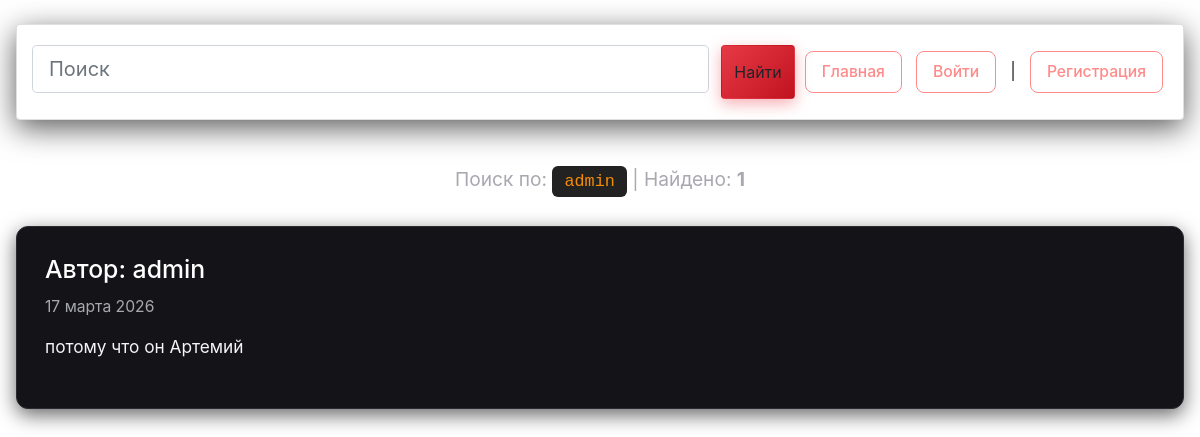
/posts/?filter=author&q=admin, run on the app's committed database.
### posts/models.py (models this page shows, shortened)
class Post(models.Model):
    title = models.CharField(max_length=255)
    text = models.TextField()
    pub_date = models.DateTimeField(auto_now_add=True)
    author = models.ForeignKey(
        User,
        on_delete=models.CASCADE,
        related_name='posts'
    )

### posts/views.py (the view)
# urls.py: path('', views.filter, name='filter'),
def filter(request):
    context = {}
    flag_search = False
    index = 'posts/index.html'
    get_data = request.GET
    if get_data.get('filter'):
        if get_data['filter'] == 'author':
            if get_data.get('q'):
                quest = get_data['q'].split(' ')
                query = Q()
                for part in quest:
                    query &= (
                        Q(author__first_name__icontains=part) |
                        Q(author__last_name__icontains=part)
                    )
                posts_result = Post.objects.filter(query)
                if posts_result:
                    flag_search = True
                    context['filter'] = get_data['filter']
                    context['quest'] = ' '.join(quest)
                    context['posts'] = posts_result
    context['title'] = 'Поиск по автору'
    context['search'] = flag_search
    return render(request, index, context)

### posts/templates/posts/index.html (shortened to what this page needs)
{% load static %}
<!DOCTYPE html>
<html lang="ru">
<head>
    <link rel="stylesheet" href="{% static 'index.css' %}">
    <link rel="stylesheet"
          href="https://stackpath.bootstrapcdn.com/bootstrap/4.4.1/css/bootstrap.min.css"
>
</head>
<body>
  <div class="card">
      <div class="card-body">
        <form class="form-inline" action="/">
          <div class="form-row">
            <input name="q" class="form-control form-control-lg" type="search"
                   placeholder="Поиск" {% if keyword %}value="{{ keyword }}"{% endif %}>
            <button class="btn" type="submit">Найти</button>
          </div>
          <div class="name">
            <a href="{% url 'main:index' %}">Главная</a>
            {% if user.is_authenticated %}
              <a href="{% url 'profile:main' %}">{{ user.username }}</a>
              <a href="{% url 'posts:create' %}" class="btn-create-post">
                + Создать статью
              </a>
              <a href="{% url 'users:logout' %}">Выйти</a>
            {% else %}
              <a href="{% url 'users:login' %}">Войти</a> |
              <a href="{% url 'users:register' %}">Регистрация</a>
            {% endif %}
          </div>
        </form>
      </div>
  </div>
  {% if search %}
    <div class="search-info">
      Поиск по: <code>{{ quest }}</code> | Найдено: <strong>{{ posts|length }}</strong>
    </div>
  {% endif %}
  {% for post in posts %}
    <div class="post-item">
      <h3>Автор: {{ post.author.get_full_name }}</h3>
      <time>{{ post.pub_date|date:"d E Y" }}</time>
      <p>{{ post.text }}</p>
    </div>
  {% empty %}
    <div class="empty-message">
      Список пустой или ничего не найдено
    </div>
  {% endfor %}
</body>
</html>

### static/index.css (style rules this page uses)
:root { --bg-dark: #0a0a0e; --card-bg: #141418; --text-light: #f0f0f5; --text-muted: #a8a8b0; --accent-red: #e63946; --accent-red-dark:#c1121f; --accent-orange: #f48c06; --border: #2a2a32; --glow-red: 0 0 15px rgba(230, 57, 70, 0.6); --glow-orange: 0 0 12px rgba(244, 140, 6, 0.5); }
* { margin: 0; padding: 0; box-sizing: border-box; }
body { background: var(--bg-dark); color: var(--text-light); font-family: 'Roboto', sans-serif; line-height: 1.6; min-height: 100vh; padding: 24px 16px; }
.card { background: var(--card-bg); border: 1px solid var(--border); border-radius: 14px; box-shadow: 0 8px 30px rgba(0,0,0,0.65); margin-bottom: 45px; overflow: hidden; transition: all 0.3s ease; }
.card-body { padding: 32px 28px; }
.form-inline { display: flex; align-items: center; flex-wrap: wrap; gap: 15px; }
.form-row { display: flex; flex: 1; gap: 12px; min-width: 280px; }
.form-control-lg { flex: 1; background: #1e1e26; border: 2px solid #3a3a44; color: white; border-radius: 12px; padding: 16px 20px; font-size: 1.18rem; height: 54px; transition: all 0.3s ease; }
.btn { background: linear-gradient(135deg, var(--accent-red), var(--accent-red-dark)); border: none; color: white; font-weight: 700; padding: 16px 32px; border-radius: 12px; font-size: 1.1rem; cursor: pointer; height: 54px; white-space: nowrap; transition: all 0.3s ease; box-shadow: 0 5px 15px rgba(230, 57, 70, 0.4); }
.name { display: flex; align-items: center; gap: 14px; font-size: 1.05rem; }
.name a { color: #ff8a8a; text-decoration: none; font-weight: 500; padding: 8px 16px; border: 1px solid #ff8a8a; border-radius: 8px; transition: all 0.25s ease; font-size: 0.98rem; }
.search-info { text-align: center; margin: 32px 0; font-size: 1.2rem; color: var(--text-muted); }
.search-info code { background: #222; padding: 6px 12px; border-radius: 6px; color: var(--accent-orange); font-weight: 500; }
.post-item { background: var(--card-bg); border: 1px solid var(--border); border-radius: 12px; padding: 28px; margin-bottom: 32px; box-shadow: 0 6px 20px rgba(0,0,0,0.6); transition: all 0.3s cubic-bezier(0.25, 0.8, 0.25, 1); }
.post-item h3 { color: white; font-size: 1.55rem; margin-bottom: 10px; }
.post-item time { display: block; color: var(--text-muted); font-size: 0.98rem; margin-bottom: 16px; }
.post-item p { margin-bottom: 20px; font-size: 1.08rem; color: #f4f4f9; }

### data on the page
Post: author.get_full_name "admin", pub_date "17 марта 2026", text "потому что он Артемий"

### other printed values
{{ quest }} "admin"
{{ posts|length }} "1"
